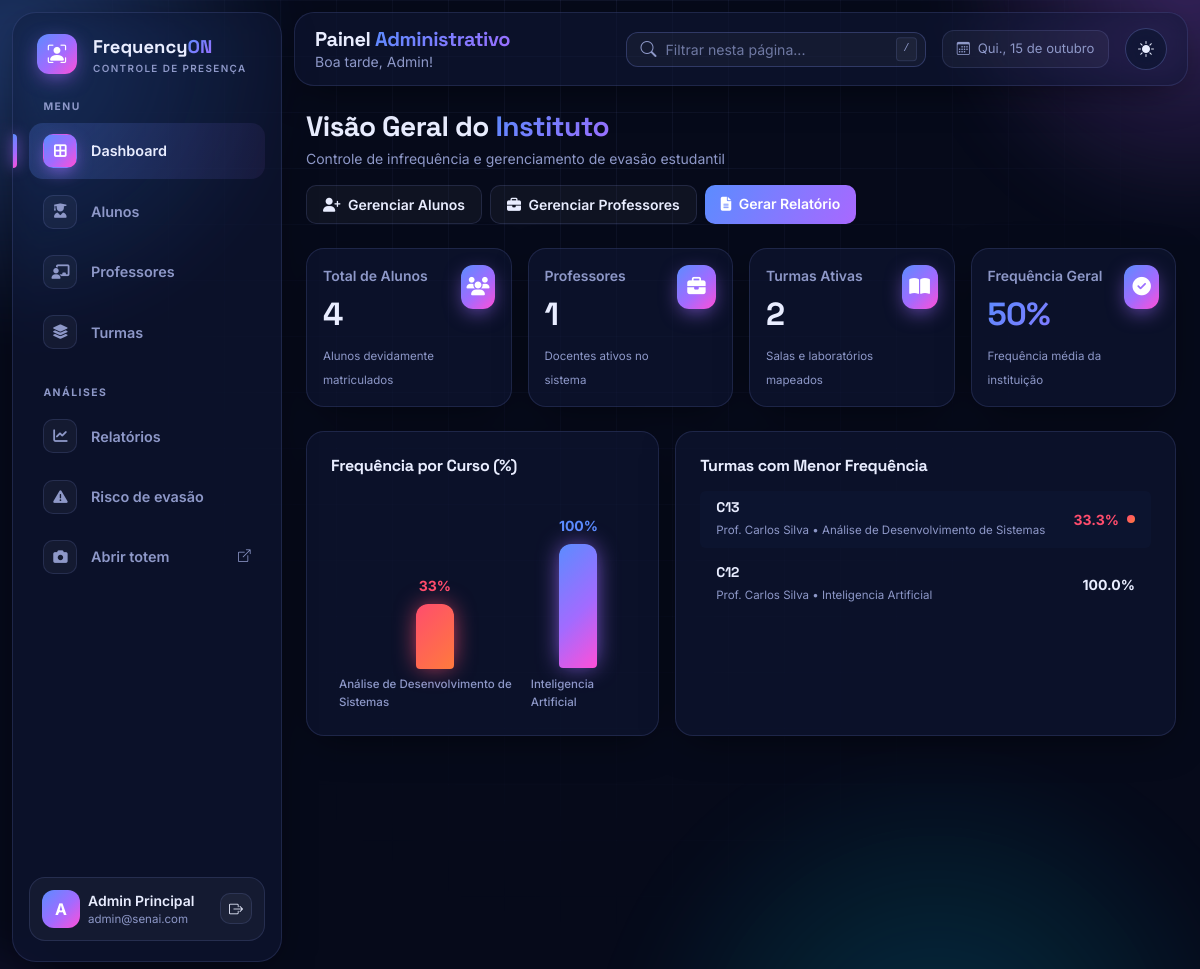
Screenshot of /admin/dashboard (signed in) with the database file from the repository.
### database.py (models this page shows, shortened)
class UsuarioMixin:
    def set_senha(self, senha):
        self.senha_hash = generate_password_hash(senha)
    def check_senha(self, senha):
        return check_password_hash(self.senha_hash, senha)

class Admin(UsuarioMixin, db.Model):
    __tablename__ = "admins"
    id = db.Column(db.Integer, primary_key=True)
    nome = db.Column(db.String(120), nullable=False)
    email = db.Column(db.String(120), unique=True, nullable=False)
    senha_hash = db.Column(db.String(255), nullable=False)
    foto = db.Column(db.String(255))

class Turma(db.Model):
    __tablename__ = "turmas"
    id = db.Column(db.Integer, primary_key=True)
    nome = db.Column(db.String(120), nullable=False)
    curso = db.Column(db.String(120), nullable=False)
    alunos = db.relationship("Aluno", back_populates="turma")
    vinculos = db.relationship("ProfessorTurma", back_populates="turma",
                               cascade="all, delete-orphan")
    @property
    def professores(self):
        return sorted((v.professor for v in self.vinculos), key=lambda p: p.nome)
    @property
    def nomes_professores(self):
        return ", ".join(p.nome for p in self.professores) or "Sem professor"
    @property
    def dias_aula(self):
        return tuple(sorted({d for v in self.vinculos for d in v.dias_semana}))
    @property
    def frequencia_media(self):
        v = [a.frequencia for a in self.alunos]
        return round(sum(v) / len(v), 1) if v else 0

class Professor(UsuarioMixin, db.Model):
    __tablename__ = "professores"
    id = db.Column(db.Integer, primary_key=True)
    nome = db.Column(db.String(120), nullable=False)
    email = db.Column(db.String(120), unique=True, nullable=False)
    senha_hash = db.Column(db.String(255), nullable=False)
    departamento = db.Column(db.String(120))
    foto = db.Column(db.String(255))
    vinculos = db.relationship("ProfessorTurma", back_populates="professor",
                               cascade="all, delete-orphan")

class ProfessorTurma(db.Model):
    __tablename__ = "professor_turma"
    professor_id = db.Column(db.Integer, db.ForeignKey("professores.id"), primary_key=True)
    turma_id = db.Column(db.Integer, db.ForeignKey("turmas.id"), primary_key=True)
    dias = db.Column(db.String(20), nullable=False, default="")   # ex: "1,3" = terça e quinta
    professor = db.relationship("Professor", back_populates="vinculos")
    turma = db.relationship("Turma", back_populates="vinculos")
    @property
    def dias_semana(self):
        return tuple(int(d) for d in self.dias.split(",") if d.strip().isdigit())

class Aluno(UsuarioMixin, db.Model):
    __tablename__ = "alunos"
    id = db.Column(db.Integer, primary_key=True)
    nome = db.Column(db.String(120), nullable=False)
    email = db.Column(db.String(120))
    matricula = db.Column(db.String(30), unique=True, nullable=False, index=True)
    numero_chamada = db.Column(db.Integer)
    senha_hash = db.Column(db.String(255), nullable=False)
    foto = db.Column(db.String(255))            # URL da foto (ex: /static/uploads/...)
    face_encoding = db.Column(db.LargeBinary)   # 128 floats (float64) do rosto
    turma_id = db.Column(db.Integer, db.ForeignKey("turmas.id"))
    turma = db.relationship("Turma", back_populates="alunos")
    presencas = db.relationship("Presenca", cascade="all, delete-orphan", backref="aluno")
    justificativas = db.relationship("Justificativa", cascade="all, delete-orphan", backref="aluno",
                                     order_by="Justificativa.data.desc()")
    @property
    def frequencia(self):
        if not self.turma_id:
            return 0
        dias_aula = self.turma.dias_aula
        if not dias_aula:
            return 0
        dias = (db.session.query(func.count(func.distinct(Presenca.data)))
                .join(Aluno, Presenca.aluno_id == Aluno.id)
                .filter(Aluno.turma_id == self.turma_id,
                        filtro_dias_aula(Presenca.data, dias_aula))
                .scalar())
        if not dias:
            return 0
        ok = (db.session.query(func.count(Presenca.id))
              .filter(
                  Presenca.aluno_id == self.id,
                  Presenca.status.in_(("presente", "atraso")),
                  filtro_dias_aula(Presenca.data, dias_aula)
              )
              .scalar())
        return min(100, round(ok * 100 / (dias * AULAS_POR_DIA)))

### rotas/admin.py (the view)
@admin.route("/")
@admin.route("/dashboard")
@requer("admin")
def dashboard():
    turmas, alunos = Turma.query.all(), Aluno.query.all()
    por_curso = {}
    for t in turmas:
        por_curso.setdefault(t.curso, []).append(t.frequencia_media)
    freqs = [a.frequencia for a in alunos]
    return render_template(
        "admin/dashboard.html",
        total_alunos=len(alunos), total_professores=Professor.query.count(),
        total_turmas=len(turmas),
        frequencia_geral=round(sum(freqs) / len(freqs)) if freqs else 0,
        frequencia_por_curso=[(c, sum(v) / len(v)) for c, v in por_curso.items()],
        turmas_criticas=sorted(turmas, key=lambda t: t.frequencia_media)[:5],
        alunos_em_risco=sum(1 for x in alunos if x.presencas and x.frequencia < 75))

### templates/admin/dashboard.html (shortened to what this page needs)
{% extends 'admin/base.html' %}
{% block content %}
<div class="d-flex align-items-center justify-content-between flex-wrap gap-3 mb-4">
    <div>
        <h1 class="h3 fw-bold mb-1">Visão Geral do <span class="fo-gradient-text">Instituto</span></h1>
        <p class="text-muted mb-0 small">Controle de infrequência e gerenciamento de evasão estudantil</p>
    </div>
    <div class="d-flex gap-2 flex-wrap">
        <a href="{{ url_for('admin.alunos') }}" class="btn btn-primary-subtle text-primary fw-semibold btn-sm px-3 py-2 border-0">
            <i class="fa-solid fa-user-plus me-1"></i> Gerenciar Alunos
        </a>
        <a href="{{ url_for('admin.professores') }}" class="btn btn-primary-subtle text-primary fw-semibold btn-sm px-3 py-2 border-0">
            <i class="fa-solid fa-briefcase me-1"></i> Gerenciar Professores
        </a>
        <a href="{{ url_for('admin.relatorios') }}" class="btn btn-primary fw-semibold btn-sm px-3 py-2 shadow-sm">
            <i class="fa-solid fa-file-lines me-1"></i> Gerar Relatório
        </a>
    </div>
</div>
<div class="row g-3 mb-4">
    <div class="col-md-3">
        <div class="card border-0 shadow-sm rounded-3 h-100">
            <div class="card-body p-3 d-flex justify-content-between align-items-start">
                <div>
                    <span class="text-muted fw-semibold small d-block">Total de Alunos</span>
                    <span class="fs-2 fw-bold text-dark my-1 d-block fo-display" data-countup>{{ total_alunos }}</span>
                    <small class="text-muted texto-mini">Alunos devidamente matriculados</small>
                </div>
                <div class="fo-logo-icone tamanho-44">
                    <i class="fa-solid fa-users"></i>
                </div>
            </div>
        </div>
    </div>
    <div class="col-md-3">
        <div class="card border-0 shadow-sm rounded-3 h-100">
            <div class="card-body p-3 d-flex justify-content-between align-items-start">
                <div>
                    <span class="text-muted fw-semibold small d-block">Professores</span>
                    <span class="fs-2 fw-bold text-dark my-1 d-block fo-display" data-countup>{{ total_professores }}</span>
                    <small class="text-muted texto-mini">Docentes ativos no sistema</small>
                </div>
                <div class="fo-logo-icone tamanho-44">
                    <i class="fa-solid fa-briefcase"></i>
                </div>
            </div>
        </div>
    </div>
    <div class="col-md-3">
        <div class="card border-0 shadow-sm rounded-3 h-100">
            <div class="card-body p-3 d-flex justify-content-between align-items-start">
                <div>
                    <span class="text-muted fw-semibold small d-block">Turmas Ativas</span>
                    <span class="fs-2 fw-bold text-dark my-1 d-block fo-display" data-countup>{{ total_turmas }}</span>
                    <small class="text-muted texto-mini">Salas e laboratórios mapeados</small>
                </div>
                <div class="fo-logo-icone tamanho-44">
                    <i class="fa-solid fa-book-open"></i>
                </div>
            </div>
        </div>
    </div>
    <div class="col-md-3">
        <div class="card border-0 shadow-sm rounded-3 h-100">
            <div class="card-body p-3 d-flex justify-content-between align-items-start">
                <div>
                    <span class="text-muted fw-semibold small d-block">Frequência Geral</span>
                    <span class="fs-2 fw-bold my-1 d-block fo-display fo-gradient-text" data-countup>{{ frequencia_geral }}%</span>
                    <small class="text-muted texto-mini">Frequência média da instituição</small>
                </div>
                <div class="fo-logo-icone tamanho-44">
                    <i class="fa-solid fa-circle-check"></i>
                </div>
            </div>
        </div>
    </div>
</div>
<div class="row g-3 mb-4">
    <div class="col-md-5">
        <div class="card border-0 shadow-sm rounded-3 h-100">
            <div class="card-body p-4 d-flex flex-column justify-content-between">
                <h6 class="fw-bold text-dark mb-3">Frequência por Curso (%)</h6>
                <div class="d-flex align-items-end justify-content-between px-2 pt-4 area-grafico">
                    {% for curso, media in frequencia_por_curso %}
                    <div class="d-flex flex-column align-items-center h-100 justify-content-end gap-2">
                        <span class="small fw-bold {% if media < 75 %}text-danger{% else %}text-primary{% endif %}">{{ media|round|int }}%</span>
                        <div class="{% if media < 75 %}bg-danger{% else %}bg-primary{% endif %} rounded-top fo-bar-grow barra-curso" style="--altura: {{ media|round|int }}%; --atraso: {{ loop.index0 * 120 }}ms"></div>
                        <span class="text-muted fw-medium texto-mini">{{ curso }}</span>
                    </div>
                    {% else %}
                    <p class="text-muted small">Nenhum dado cadastrado.</p>
                    {% endfor %}
                </div>
            </div>
        </div>
    </div>
    <div class="col-md-7">
        <div class="card border-0 shadow-sm rounded-3 h-100">
            <div class="card-body p-4">
                <h6 class="fw-bold text-dark mb-3">Turmas com Menor Frequência</h6>
                <div class="d-flex flex-column gap-2">
                    {% for turma in turmas_criticas %}
                    <div class="d-flex align-items-center justify-content-between p-2 px-3 rounded-2 {% if turma.frequencia_media < 75 %}bg-light{% endif %}">
                        <div>
                            <h6 class="fw-bold text-dark mb-0 small">{{ turma.nome }}</h6>
                            <small class="text-muted texto-mini">
                                Prof. {{ turma.nomes_professores }} • {{ turma.curso }}
                            </small>
                        </div>
                        <div class="d-flex align-items-center gap-2 fw-bold {% if turma.frequencia_media < 75 %}text-danger{% else %}text-dark{% endif %} small">
                            <span>{{ turma.frequencia_media }}%</span>
                            {% if turma.frequencia_media < 75 %}
                            <span class="bg-danger rounded-circle ponto-8"></span>
                            {% endif %}
                        </div>
                    </div>
                    {% else %}
                    <p class="text-muted small">Nenhuma turma cadastrada.</p>
                    {% endfor %}
                </div>
            </div>
        </div>
    </div>
</div>
{% endblock %}

### templates/admin/base.html (shortened to what this page needs)
<!DOCTYPE html>
<html lang="pt-BR">
<head>
    {% include 'componentes/cabecalho.html' %}
    <link href="{{ url_for('static', filename='css/admin.css') }}" rel="stylesheet">
</head>
<body data-fo-sem-tema>
    <div class="d-flex h-100">
        <aside class="barra-lateral fo-glass" id="sidebar">
            <div>
                <div class="d-flex align-items-center gap-3 px-2 mb-2">
                    <span class="fo-logo-icone"><i class="bi bi-person-bounding-box"></i></span>
                    <div class="marca">Frequency<span class="fo-gradient-text">ON</span><small>Controle de presença</small></div>
                </div>
                <div class="menu-titulo">Menu</div>
                <nav class="nav-lateral">
                    <a href="{{ url_for('admin.dashboard') }}" data-rota="/admin/dashboard /admin/"><span class="ic"><i class="fa-solid fa-border-all"></i></span> Dashboard</a>
                    <a href="{{ url_for('admin.alunos') }}" data-rota="/admin/alunos"><span class="ic"><i class="fa-solid fa-user-graduate"></i></span> Alunos</a>
                    <a href="{{ url_for('admin.professores') }}" data-rota="/admin/professores"><span class="ic"><i class="fa-solid fa-chalkboard-user"></i></span> Professores</a>
                    <a href="{{ url_for('admin.turmas') }}" data-rota="/admin/turmas"><span class="ic"><i class="fa-solid fa-layer-group"></i></span> Turmas</a>
                </nav>
                <div class="menu-titulo">Análises</div>
                <nav class="nav-lateral">
                    <a href="{{ url_for('admin.relatorios') }}" data-rota="/admin/relatorios"><span class="ic"><i class="fa-solid fa-chart-line"></i></span> Relatórios</a>
                    <a href="{{ url_for('admin.risco_evasao') }}" data-rota="/admin/risco-evasao"><span class="ic"><i class="fa-solid fa-triangle-exclamation"></i></span> Risco de evasão</a>
                    <a href="{{ url_for('reconhecimento.pagina_totem') }}" target="_blank" rel="noopener"><span class="ic"><i class="fa-solid fa-camera"></i></span> Abrir totem <i class="bi bi-box-arrow-up-right ms-auto small"></i></a>
                </nav>
            </div>
            <div class="perfil-rodape d-flex align-items-center gap-2">
                {% if usuario.foto %}
                    <img src="{{ usuario.foto }}" alt="{{ usuario.nome }}" class="avatar-fo">
                {% else %}
                    <span class="avatar-fo">{{ usuario.nome | inicial }}</span>
                {% endif %}
                <div class="flex-grow-1 overflow-hidden">
                    <div class="fw-semibold small text-truncate">{{ usuario.nome }}</div>
                    <small class="text-muted d-block text-truncate texto-mini">{{ usuario.email }}</small>
                </div>
                <a href="{{ url_for('logout') }}" class="btn btn-light btn-sm" title="Sair" aria-label="Sair"><i class="bi bi-box-arrow-right"></i></a>
            </div>
        </aside>
        <div class="flex-grow-1 d-flex flex-column h-100 overflow-y-auto min-w-0" id="rolagem">
            <header class="topbar fo-glass d-flex align-items-center justify-content-between gap-3">
                <div class="d-flex align-items-center gap-3 min-w-0">
                    <div class="min-w-0">
                        <h2 class="h5 fw-bold mb-0 text-truncate">Painel <span class="fo-gradient-text">Administrativo</span></h2>
                        <small class="text-muted d-none d-sm-block" id="saudacao">Olá, {{ usuario.nome.split()[0] }}!</small>
                    </div>
                </div>
                <div class="d-flex align-items-center gap-2 gap-md-3">
                    <div class="busca d-none d-md-block">
                        <i class="bi bi-search"></i>
                        <input type="search" class="form-control" id="buscaGlobal" placeholder="Filtrar nesta página..." aria-label="Filtrar nesta página">
                        <kbd class="d-none d-xl-inline">/</kbd>
                    </div>
                    <span class="chip-data d-none d-xl-inline-flex align-items-center gap-2"><i class="bi bi-calendar3"></i> <span id="dataHoje"></span></span>
                    <button type="button" class="fo-theme-btn" data-fo-theme-toggle></button>
                </div>
            </header>
            <main class="conteudo">
                {% block content %}{% endblock %}
            </main>
        </div>
    </div>
</body>
</html>

### rows the page displays
Admin: nome|inicial "A", nome "Admin Principal", email "admin@senai.com"
Turma: media "33", curso "Análise de Desenvolvimento de Sistemas", nome "C13", nomes_professores "Carlos Silva", frequencia_media "33.3"
Turma: media "100", curso "Inteligencia Artificial", nome "C12", nomes_professores "Carlos Silva", frequencia_media "100.0"

### other values shown
{{ total_alunos }} "4"
{{ total_professores }} "1"
{{ total_turmas }} "2"
